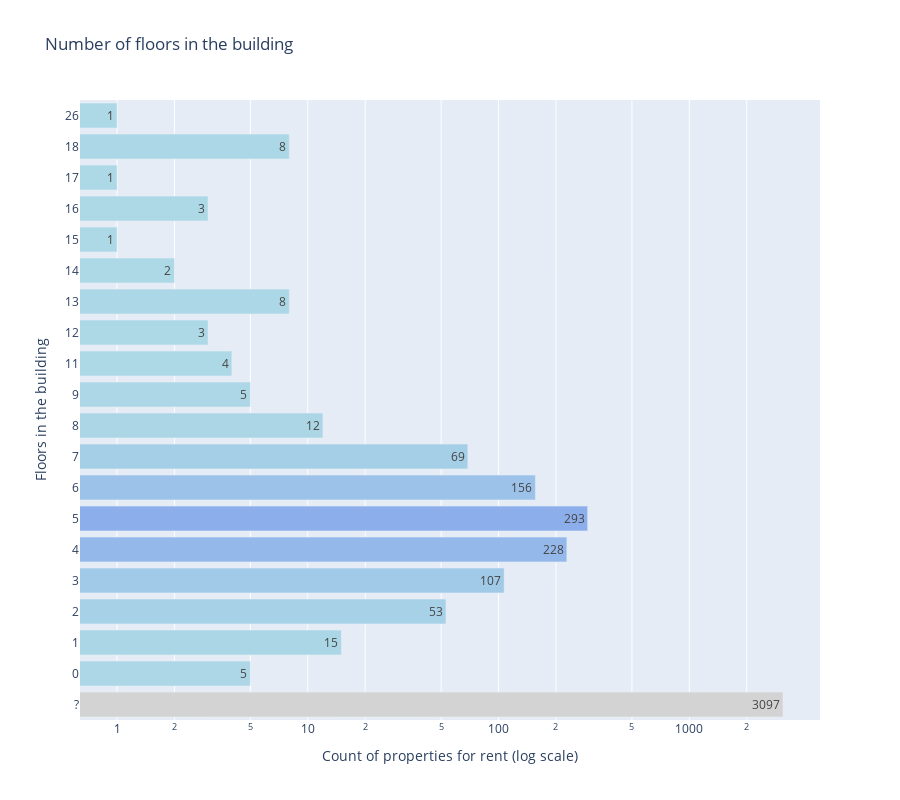

Notebook cell for this chart:
### Code cell
fig = px.bar(temp, y=temp.index, x=temp.values,title='Number of floors in the building', color = temp.values,
             height= 800, orientation='h', text_auto= True, color_continuous_scale= ['LightBlue','Blue','lightgrey']) 
fig.update_layout(xaxis_title="Count of properties for rent (log scale)", yaxis_title="Floors in the building")
fig.update_layout(xaxis_type = 'log') # log scale
fig.update_yaxes(type='category')     # sort the y axis by the number of floors
fig.update_coloraxes(showscale=False) # hide the color scale
fig.show()

### Figure 1 — Plotly figure (JSON) as saved in the notebook; plotly's stock layout.template omitted (floating-point values rounded to 4 significant figures)
{"data": [{"alignmentgroup": "True", "hovertemplate": "x=%{x}<br>index=%{y}<br>color=%{marker.color}<extra></extra>", "legendgroup": "", "marker": {"color": [3097, 5, 15, 53, 107, 228, 293, 156, 69, 12, 5, 4, 3, 8, 2, 1, 3, 1, 8, 1], "coloraxis": "coloraxis", "pattern": {"shape": ""}}, "name": "", "offsetgroup": "", "orientation": "h", "showlegend": false, "textposition": "auto", "texttemplate": "%{x}", "type": "bar", "x": [3097, 5, 15, 53, 107, 228, 293, 156, 69, 12, 5, 4, 3, 8, 2, 1, 3, 1, 8, 1], "xaxis": "x", "y": ["?", "0", "1", "2", "3", "4", "5", "6", "7", "8", "9", "11", "12", "13", "14", "15", "16", "17", "18", "26"], "yaxis": "y"}], "layout": {"barmode": "relative", "coloraxis": {"colorbar": {"title": {"text": "color"}}, "colorscale": [[0, "LightBlue"], [0.5, "Blue"], [1, "lightgrey"]], "showscale": false}, "height": 800, "legend": {"tracegroupgap": 0}, "title": {"text": "Number of floors in the building"}, "xaxis": {"anchor": "y", "domain": [0, 1], "title": {"text": "Count of properties for rent (log scale)"}, "type": "log"}, "yaxis": {"anchor": "x", "domain": [0, 1], "title": {"text": "Floors in the building"}, "type": "category"}}}
